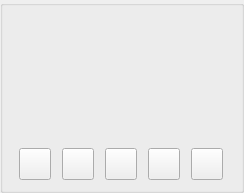
<?xml version="1.0" encoding="UTF-8"?>
<ui version="4.0">
 <class>InputVideoWidget</class>
 <widget class="QWidget" name="InputVideoWidget">
  <property name="geometry">
   <rect>
    <x>0</x>
    <y>0</y>
    <width>244</width>
    <height>193</height>
   </rect>
  </property>
  <property name="sizePolicy">
   <sizepolicy hsizetype="Expanding" vsizetype="Preferred">
    <horstretch>0</horstretch>
    <verstretch>0</verstretch>
   </sizepolicy>
  </property>
  <property name="minimumSize">
   <size>
    <width>0</width>
    <height>0</height>
   </size>
  </property>
  <property name="maximumSize">
   <size>
    <width>16777215</width>
    <height>16777215</height>
   </size>
  </property>
  <property name="windowTitle">
   <string>Form</string>
  </property>
  <property name="styleSheet">
   <string notr="true"/>
  </property>
  <layout class="QGridLayout" name="gridLayout">
   <property name="leftMargin">
    <number>0</number>
   </property>
   <property name="topMargin">
    <number>0</number>
   </property>
   <property name="rightMargin">
    <number>0</number>
   </property>
   <property name="bottomMargin">
    <number>0</number>
   </property>
   <property name="spacing">
    <number>0</number>
   </property>
   <item row="0" column="0">
    <widget class="QGroupBox" name="m_MainGroupBox">
     <layout class="QVBoxLayout" name="verticalLayout">
      <property name="spacing">
       <number>5</number>
      </property>
      <property name="leftMargin">
       <number>5</number>
      </property>
      <property name="topMargin">
       <number>5</number>
      </property>
      <property name="rightMargin">
       <number>5</number>
      </property>
      <property name="bottomMargin">
       <number>5</number>
      </property>
      <item>
       <widget class="QFrame" name="m_VideoPictureFrame">
        <property name="sizePolicy">
         <sizepolicy hsizetype="Expanding" vsizetype="Preferred">
          <horstretch>0</horstretch>
          <verstretch>0</verstretch>
         </sizepolicy>
        </property>
        <property name="minimumSize">
         <size>
          <width>0</width>
          <height>120</height>
         </size>
        </property>
        <property name="frameShape">
         <enum>QFrame::NoFrame</enum>
        </property>
        <property name="frameShadow">
         <enum>QFrame::Raised</enum>
        </property>
        <layout class="QGridLayout" name="gridLayout_2">
         <property name="leftMargin">
          <number>2</number>
         </property>
         <property name="topMargin">
          <number>2</number>
         </property>
         <property name="rightMargin">
          <number>2</number>
         </property>
         <property name="bottomMargin">
          <number>2</number>
         </property>
         <property name="spacing">
          <number>0</number>
         </property>
         <item row="0" column="0">
          <widget class="VidWidget" name="m_VidWidget" native="true"/>
         </item>
        </layout>
       </widget>
      </item>
      <item>
       <widget class="QFrame" name="m_ButtonFrame">
        <property name="sizePolicy">
         <sizepolicy hsizetype="Preferred" vsizetype="Fixed">
          <horstretch>0</horstretch>
          <verstretch>0</verstretch>
         </sizepolicy>
        </property>
        <property name="minimumSize">
         <size>
          <width>0</width>
          <height>42</height>
         </size>
        </property>
        <property name="maximumSize">
         <size>
          <width>16777215</width>
          <height>42</height>
         </size>
        </property>
        <property name="frameShape">
         <enum>QFrame::NoFrame</enum>
        </property>
        <property name="frameShadow">
         <enum>QFrame::Plain</enum>
        </property>
        <layout class="QHBoxLayout" name="horizontalLayout">
         <property name="spacing">
          <number>5</number>
         </property>
         <property name="leftMargin">
          <number>5</number>
         </property>
         <property name="topMargin">
          <number>5</number>
         </property>
         <property name="rightMargin">
          <number>5</number>
         </property>
         <property name="bottomMargin">
          <number>5</number>
         </property>
         <item>
          <widget class="VxPushButton" name="m_BackButton">
           <property name="sizePolicy">
            <sizepolicy hsizetype="Fixed" vsizetype="Fixed">
             <horstretch>0</horstretch>
             <verstretch>0</verstretch>
            </sizepolicy>
           </property>
           <property name="minimumSize">
            <size>
             <width>32</width>
             <height>32</height>
            </size>
           </property>
           <property name="maximumSize">
            <size>
             <width>32</width>
             <height>32</height>
            </size>
           </property>
           <property name="text">
            <string/>
           </property>
          </widget>
         </item>
         <item>
          <widget class="VxPushButton" name="m_RotateCamButton">
           <property name="sizePolicy">
            <sizepolicy hsizetype="Fixed" vsizetype="Fixed">
             <horstretch>0</horstretch>
             <verstretch>0</verstretch>
            </sizepolicy>
           </property>
           <property name="minimumSize">
            <size>
             <width>32</width>
             <height>32</height>
            </size>
           </property>
           <property name="maximumSize">
            <size>
             <width>32</width>
             <height>32</height>
            </size>
           </property>
           <property name="text">
            <string notr="true"/>
           </property>
           <property name="iconSize">
            <size>
             <width>32</width>
             <height>32</height>
            </size>
           </property>
          </widget>
         </item>
         <item>
          <widget class="VxPushButton" name="m_SelectVidSrcButton">
           <property name="sizePolicy">
            <sizepolicy hsizetype="Fixed" vsizetype="Fixed">
             <horstretch>0</horstretch>
             <verstretch>0</verstretch>
            </sizepolicy>
           </property>
           <property name="minimumSize">
            <size>
             <width>32</width>
             <height>32</height>
            </size>
           </property>
           <property name="maximumSize">
            <size>
             <width>32</width>
             <height>32</height>
            </size>
           </property>
           <property name="text">
            <string/>
           </property>
           <property name="iconSize">
            <size>
             <width>32</width>
             <height>32</height>
            </size>
           </property>
          </widget>
         </item>
         <item>
          <widget class="VxPushButton" name="m_CancelRecordButton">
           <property name="sizePolicy">
            <sizepolicy hsizetype="Fixed" vsizetype="Fixed">
             <horstretch>0</horstretch>
             <verstretch>0</verstretch>
            </sizepolicy>
           </property>
           <property name="minimumSize">
            <size>
             <width>32</width>
             <height>32</height>
            </size>
           </property>
           <property name="maximumSize">
            <size>
             <width>32</width>
             <height>32</height>
            </size>
           </property>
           <property name="text">
            <string/>
           </property>
           <property name="iconSize">
            <size>
             <width>32</width>
             <height>32</height>
            </size>
           </property>
          </widget>
         </item>
         <item>
          <widget class="VxPushButton" name="m_StartStopRecButton">
           <property name="sizePolicy">
            <sizepolicy hsizetype="Fixed" vsizetype="Fixed">
             <horstretch>0</horstretch>
             <verstretch>0</verstretch>
            </sizepolicy>
           </property>
           <property name="minimumSize">
            <size>
             <width>32</width>
             <height>32</height>
            </size>
           </property>
           <property name="maximumSize">
            <size>
             <width>32</width>
             <height>32</height>
            </size>
           </property>
           <property name="text">
            <string/>
           </property>
           <property name="iconSize">
            <size>
             <width>32</width>
             <height>32</height>
            </size>
           </property>
          </widget>
         </item>
        </layout>
       </widget>
      </item>
     </layout>
    </widget>
   </item>
  </layout>
 </widget>
 <customwidgets>
  <customwidget>
   <class>VxPushButton</class>
   <extends>QPushButton</extends>
   <header>VxPushButton.h</header>
  </customwidget>
  <customwidget>
   <class>VidWidget</class>
   <extends>QWidget</extends>
   <header location="global">VidWidget.h</header>
   <container>1</container>
  </customwidget>
 </customwidgets>
 <resources/>
 <connections/>
</ui>
